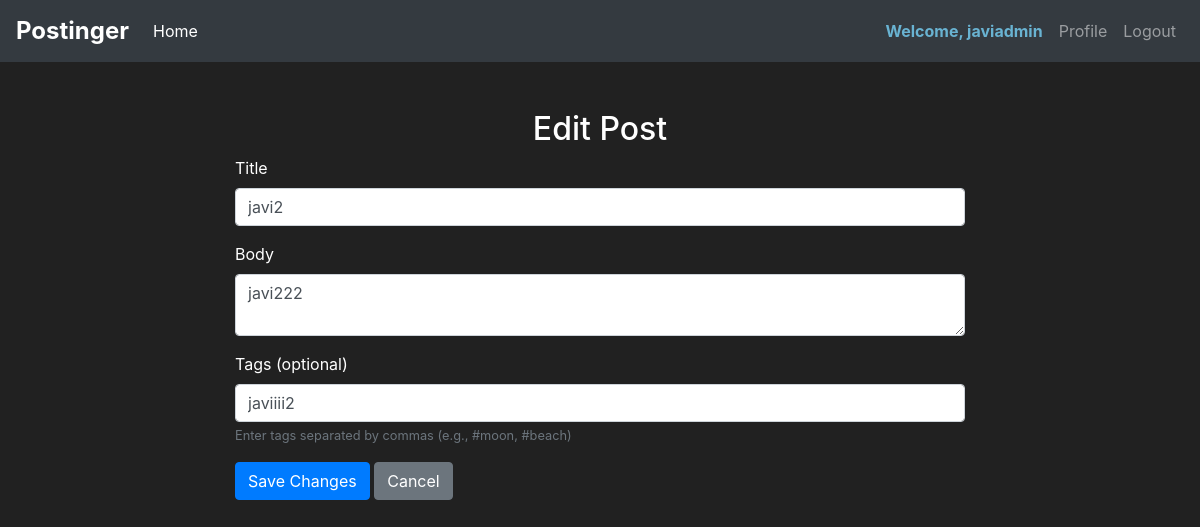
The app's page /edit_post/4 (signed in) with its own data.
### app/models.py (models this page shows, shortened)
class User(db.Model, UserMixin):
    id = db.Column(db.Integer, primary_key=True)
    username = db.Column(db.String, nullable=False)
    email_address = db.Column(db.String, nullable=False)
    password_hash = db.Column(db.String, nullable=False)
    name = db.Column(db.String)
    gender = db.Column(db.String)
    pronouns = db.Column(db.String)
    bio = db.Column(db.Text)
    is_admin = db.Column(db.Boolean, default=False)
    posts = db.relationship('Post', backref='owned_user', lazy=True)
    status = db.Column(db.String, default='active')

class Post(db.Model):
    id = db.Column(db.Integer, primary_key=True)
    title = db.Column(db.String, nullable=False)
    body = db.Column(db.String, nullable=False)
    owned_user_id = db.Column(db.Integer, db.ForeignKey('user.id'))
    tags = db.Column(db.String)
    likes_count = db.Column(db.Integer, default=0)
    dislikes_count = db.Column(db.Integer, default=0)
    created_at = db.Column(db.DateTime, default=datetime.utcnow)
    liked_users = db.relationship('User', secondary=likes, backref=db.backref('liked_posts', lazy='dynamic'))
    disliked_users = db.relationship('User', secondary=dislikes, backref=db.backref('disliked_posts', lazy='dynamic'))

### app/routes.py (the view, shortened to what this page needs)
@app.route('/edit_post/<int:post_id>', methods=['GET', 'POST'])
@login_required
def edit_post(post_id):
    post = Post.query.get_or_404(post_id)
    if post.owned_user != current_user and not current_user.is_admin:
        abort(403)
    form = EditPostForm(obj=post)
    return render_template('edit_post.html', form=form, user=current_user)

### app/forms.py
class EditPostForm(FlaskForm):
    title = StringField('Title', validators=[DataRequired()])
    body = TextAreaField('Body', validators=[DataRequired()])
    tags = StringField('Tags (optional)')
    submit = SubmitField('Edit a post!')

### app/routes.py (called while the page is built)
@login_manager.user_loader
def load_user(user_id):
    return User.query.get(int(user_id))

### app/templates/edit_post.html (shortened to what this page needs)
{% extends 'base.html' %}
{% block content %}
    <div class="container mt-4">
        <div class="row">
            <div class="col-md-8 offset-md-2">
                <h2 class="text-center">Edit Post</h2>
                <form method="POST">
                    <div class="form-group">
                        {{ form.title.label(class="form-control-label") }}
                        {{ form.title(class="form-control") }}
                    </div>
                    <div class="form-group">
                        {{ form.body.label(class="form-control-label") }}
                        {{ form.body(class="form-control") }}
                    </div>
                    <div class="form-group">
                        {{ form.tags.label(class="form-control-label") }}
                        {{ form.tags(class="form-control") }}
                        <small id="tagsHelp" class="form-text text-muted">Enter tags separated by commas (e.g., #moon, #beach)</small>
                    </div>
                    <button type="submit" class="btn btn-primary">Save Changes</button>
                    <a href="{{ url_for('home_page') }}" class="btn btn-secondary">Cancel</a>
                </form>
            </div>
        </div>
    </div>
{% endblock %}

### app/templates/base.html (shortened to what this page needs)
<!doctype html>
<html lang="en">
<head>
    <link rel="stylesheet" href="https://cdn.jsdelivr.net/npm/bootstrap@4.5.3/dist/css/bootstrap.min.css"
>
</head>
<body>
  <nav class="navbar navbar-expand-md navbar-dark bg-dark">
    <span class="navbar-brand" style="font-size: 1.5em; font-weight: bold;">Postinger</span>
    <div class="collapse navbar-collapse" id="navbarNav">
        <ul class="navbar-nav mr-auto">
            <li class="nav-item active">
                <a class="nav-link" href="{% if current_user.is_authenticated %}{{ url_for('home_page') }}{% else %}{{ url_for('login_page') }}{% endif %}">Home </a>
            </li>
        </ul>
        {% if current_user.is_authenticated %}
        <ul class="navbar-nav">
            <li class="nav-item">
                <span class="nav-link" style="color: rgb(105, 179, 210); font-weight: bold;">Welcome, {{ current_user.name }}</span>
            </li>
            <li class="nav-item">
                <a class="nav-link" href="{% if current_user.is_admin %}{{ url_for('profile_page', username=current_user.username) }}{% else %}{{ url_for('profile_page', username=user.username) }}{% endif %}">Profile</a>
            </li>
            <li class="nav-item">
                <a class="nav-link" href="{{ url_for('logout_page') }}">Logout</a>
            </li>
        </ul>
    {% endif %}
    </div>
</nav>
{% block content %}
{% endblock %}
</body>
</html>

### app/templates/base.html (style rules this page uses)
body { background-color: #212121; color: white; position: relative; }
body { background-color: #212121; color: white; }

### records on screen
User: name "javiadmin"
Post: title "javi2", body "javi222", tags "javiiii2"
